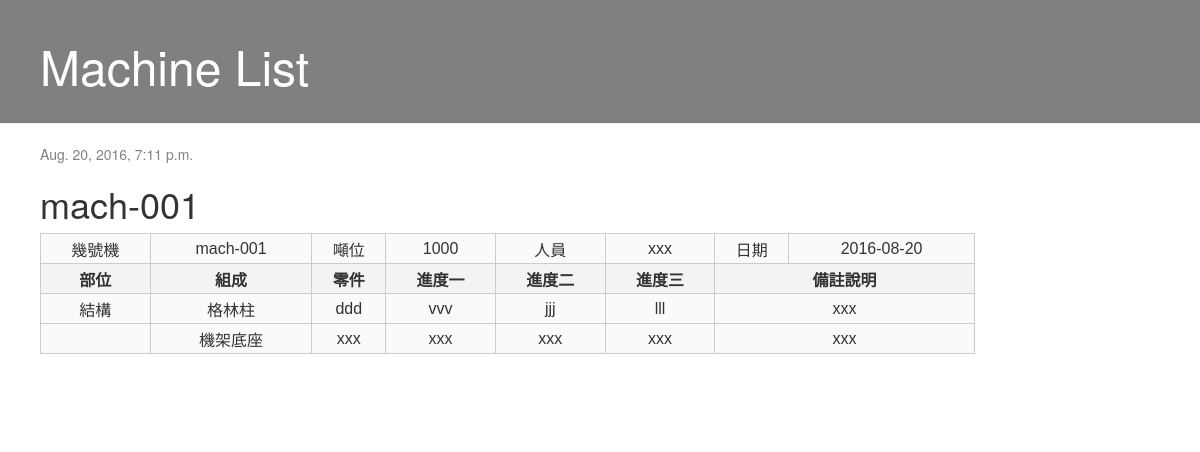
Screenshot of /post/11/ with the database file from the repository.
### blog/models.py (models this page shows, shortened)
class Post(models.Model):
    author = models.ForeignKey('auth.User')
    title = models.CharField(max_length=200)
    created_date = models.DateTimeField(
            default=timezone.now)
    published_date = models.DateTimeField(
            blank=True, null=True)
    r01c4=models.CharField(default='.', max_length=99)
    r01c6=models.CharField(default='.', max_length=99)
    r01c8=models.CharField(default='.', max_length=99)
    r03c3=models.CharField(default='.', max_length=99)
    r03c4=models.CharField(default='.', max_length=99)
    r03c5=models.CharField(default='.', max_length=99)
    r03c6=models.CharField(default='.', max_length=99)
    r03c7=models.CharField(default='.', max_length=99)
    r04c3=models.CharField(default='.', max_length=99)
    r04c4=models.CharField(default='.', max_length=99)
    r04c5=models.CharField(default='.', max_length=99)
    r04c6=models.CharField(default='.', max_length=99)
    r04c7=models.CharField(default='.', max_length=99)

### blog/views.py (the view)
# urls.py: url(r'^post/(?P<pk>\d+)/$', views.post_detail, name='post_detail'),
def post_detail(request, pk):
    post = get_object_or_404(Post, pk=pk)
    return render(request, 'blog/post_detail.html', {'post': post})

### blog/templates/blog/post_detail.html (shortened to what this page needs)
{% extends 'blog/base.html' %} {% block content %}
<div class="post">
    {% if post.published_date %}
    <div class="date">
        {{ post.published_date }}
    </div>
    {% endif %}
    <h1>{{ post.title }}</h1>
    <table >
        <tr>
            <td>幾號機</td>
            <td> {{ post.title }}</td>
            <td>噸位</td>
            <td> {{ post.r01c4 }}</td>
            <td>人員</td>
            <td> {{ post.r01c6 }}</td>
            <td>日期</td>
            <td> {{ post.r01c8 }}</td>
        </tr>
        <tr>
            <th>部位</th>
            <th>組成</th>
            <th>零件</th>
            <th>進度一</th>
            <th>進度二</th>
            <th>進度三</th>
            <th colspan='2'>備註說明</th>
        </tr>
        <tr>
            <td> 結構 </td>
            <td> 格林柱 </td>
            <td> {{ post.r03c3 }}</td>
            <td> {{ post.r03c4 }}</td>
            <td> {{ post.r03c5 }}</td>
            <td> {{ post.r03c6 }}</td>
            <td colspan='2'> {{ post.r03c7 }}</td>
        </tr>
        <tr>
            <td> </td>
            <td> 機架底座 </td>
            <td> {{ post.r04c3 }}</td>
            <td> {{ post.r04c4 }}</td>
            <td> {{ post.r04c5 }}</td>
            <td> {{ post.r04c6 }}</td>
            <td colspan='2'> {{ post.r04c7 }}</td>
        </tr>
    </table>
</div>
{% endblock %}

### blog/static/css/blog.css (style rules this page uses)
table { color: #333; font-family: Helvetica, Arial, sans-serif; width: 80%; border-collapse: collapse; border-spacing: 0; }
td, th { border: 1px solid #CCC; height: 30px; }
th { background: #F3F3F3; font-weight: bold; text-align: center; }
td { background: #FAFAFA; text-align: center; }
.date { color: #828282; }
.post { margin-bottom: 70px; }

### rows the page displays
Post: published_date "Aug. 20, 2016, 7:11 p.m.", title "mach-001", r01c4 "1000", r01c6 "xxx", r01c8 "2016-08-20", r03c3 "ddd", r03c4 "vvv", r03c5 "jjj", r03c6 "lll", r03c7 "xxx", r04c3 "xxx", r04c4 "xxx", r04c5 "xxx", r04c6 "xxx", r04c7 "xxx"
